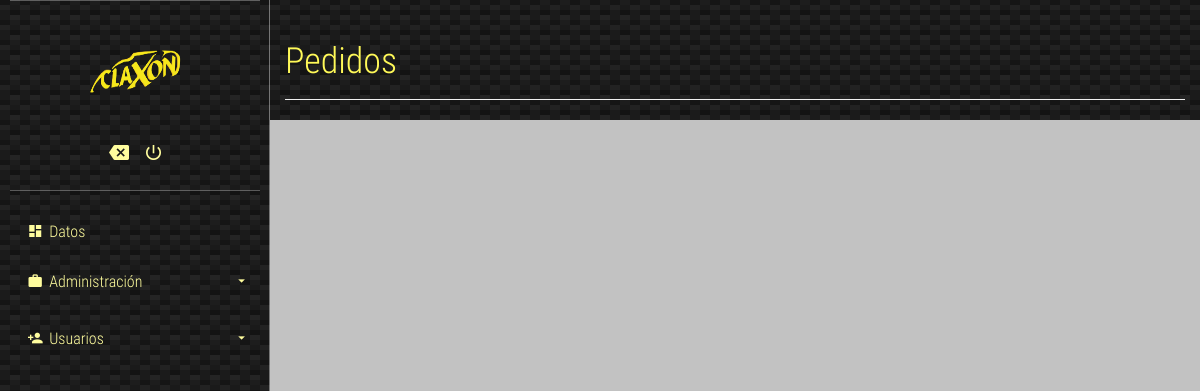
/verPedidos.php, run on an earlier commit of the app's database.
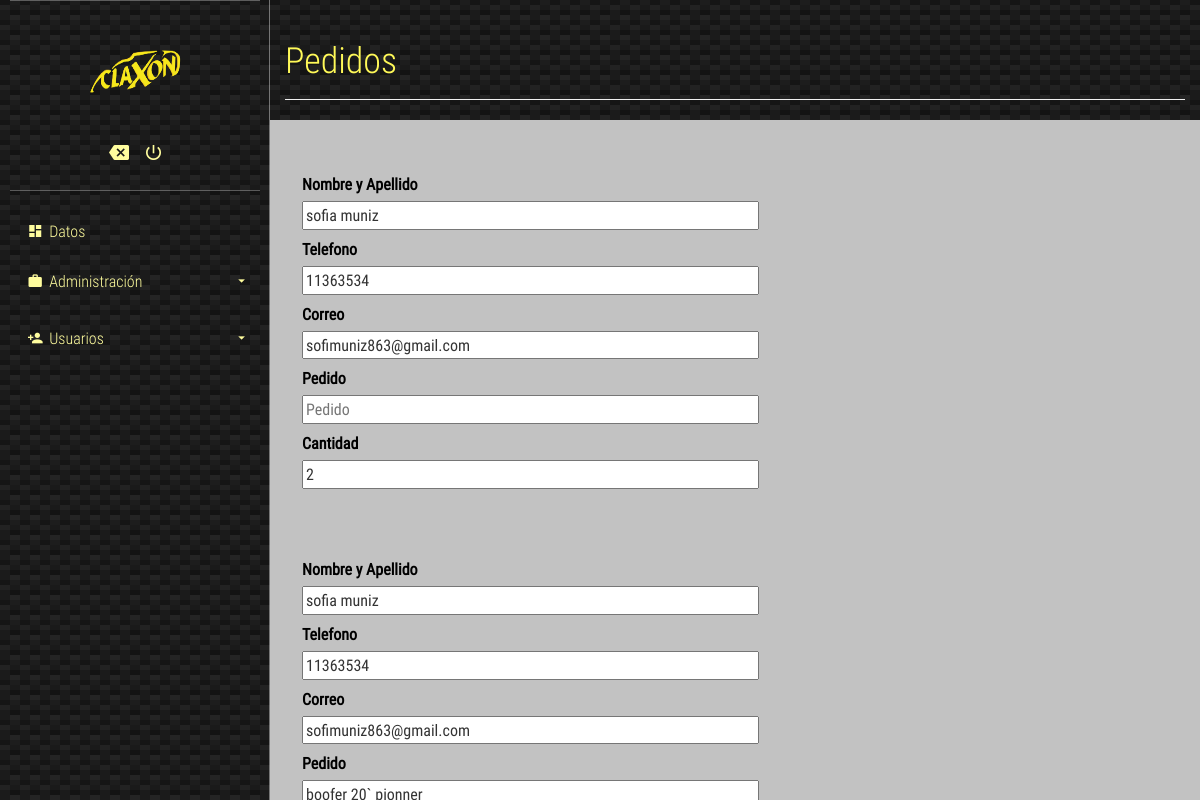
And on a later commit of the database.
### tables this page shows
CREATE TABLE `pedidos` (
  `id` int(11) NOT NULL,
  `nombre` varchar(200) NOT NULL,
  `telefono` varchar(15) NOT NULL,
  `correo` varchar(200) NOT NULL,
  `cantidad` int(255) NOT NULL,
  `pedido` varchar(120) NOT NULL
);

### verPedidos.php (the view, shortened to what this page needs)
<head>
	<link rel="stylesheet" href="./css/main.css">
</head>
<body>
	<section class="full-box cover dashboard-sideBar">
		<div class="full-box dashboard-sideBar-ct">
			<div class="full-box dashboard-sideBar-UserInfo">
				<figure class="full-box">
				<img src="claxon2.png" alt="UserIcon">
				</figure>
				<ul class="full-box list-unstyled text-center">
					<li>
						<a href="index.php">
							<i class="zmdi zmdi-tag-close"></i>
						</a>
					</li>
					<li>
						<a href="logout.php" class="btn-exit-system">
							<i class="zmdi zmdi-power"></i>
						</a>
					</li>
				</ul>
			</div>
			<ul class="list-unstyled full-box dashboard-sideBar-Menu">
				<li>
					<a href="home.php">
						<i class="zmdi zmdi-view-dashboard zmdi-hc-fw"></i> Datos
					</a>
				</li>
				<li>
					<a class="btn-sideBar-SubMenu">
						<i class="zmdi zmdi-case zmdi-hc-fw"></i> Administración <i class="zmdi zmdi-caret-down pull-right"></i>
					</a>
					<ul class="list-unstyled full-box">
					</ul>
				</li>
				<li>
					<a class="btn-sideBar-SubMenu">
						<i class="zmdi zmdi-account-add zmdi-hc-fw"></i> Usuarios <i class="zmdi zmdi-caret-down pull-right"></i>
					</a>
					<ul class="list-unstyled full-box">
					</ul>
				</li>
			</ul>
		</div>
	</section>
	<section class="full-box dashboard-contentPage">
		<div class="container-fluid">
			<div class="page-header">
			  <h1 class="text-titles">Pedidos</h1>
			</div>
		</div>
		<?php
	include("conexion.php");
	$query = "SELECT nombre, telefono, correo, pedido, cantidad FROM pedidos";
        $resultado = $conexion->query($query);
        while ($row = $resultado -> fetch_assoc()) {
            ?>
            <form class="articulo" class="post" method="post">
				<br><br/>
				<div class="row">
					<label for="nombres" class="labelRow"><b>Nombre y Apellido</b></label>
					<input class="controls" type="text" name="nombres" id="nombres" placeholder="Nombre y Apellido" value= "<?php echo $row['nombre'] ?>">
				</div>
				<div class="row">
					<label for="Telefono" class="labelRow"><b>Telefono</b></label>
        			<input class="controls" type="phone" name="telefono" id="telefono" placeholder="Telefono" value= "<?php echo $row['telefono'] ?>">
				</div>
				<div class="row">
					<label for="correo" class="labelRow"><b>Correo</b></label>
        			<input class="controls" type="email" name="correo" id="correo" placeholder="Correo" value= "<?php echo $row['correo'] ?>">
				</div>
				<div class="row">
					<label for="consulta" class="labelRow"><b>Pedido</b></label>
        			<input class="controls" type="text" name="pedido" id="pedido" placeholder="Pedido" value= "<?php echo $row['pedido'] ?>">
				</div>
				<div class="row">
					<label for="fecha_solicitud" class="labelRow"><b>Cantidad</b></label>
					<input class="controls" type="datetime" name="cantidad" id="cantidad" placeholder="Cantidad" value= "<?php echo $row['cantidad'] ?>">
		        </div>
            </form>
            <?php
         }
         ?>
	</section>
</body>
</html>

### css/main.css (style rules this page uses)
body, html { background-color: rgb(194, 194, 194); width: 100%; height: 100%; margin: 0; padding: 0; position: relative; font-size: 16px; font-family: 'RobotoCondensed'; overflow: hidden; }
.full-box { margin: 0; padding: 0; width: 100%; box-sizing: border-box; }
.cover { background: 50% 50% no-repeat; background-size: cover; }
.text-titles { color: #fff958; font-family: 'RobotoCondensedLight' }
.dashboard-sideBar, .dashboard-contentPage { position: absolute; top: 0; height: 100%; transition: all .3s ease-in-out; }
.dashboard-sideBar, .dashboard-sideBar-ct { width: 270px; }
.dashboard-sideBar { left: 0; z-index: 2; background: linear-gradient(27deg, #151515 5px, transparent 5px) 0 5px, linear-gradient(207deg, #151515 5px, transparent 5px) 10px 0px, linear-gradient(27deg, #222 5px, transparent 5px) 0px 10px, linear-gradient(207deg, #222 5px, transparent 5px) 10px 5px, linear-gradient(90deg, #1b1b1b 10px, transparent 10px), linear-gradient(#1d1d1d 25%, #1a1a1a 25%, #1a1a1a 50%, transparent 50%, transparent 75%, #242424 75%, #242424); background-color: #131313; background-size: 20px 20px; border-right: 1px solid rgba(255, 255, 255, .4); overflow: hidden; }
.dashboard-sideBar-ct { position: relative; height: 100%; padding: 0 10px; padding-bottom: 30px; }
.dashboard-sideBar-UserInfo { border-top: 1px solid rgba(255, 255, 255, .3); border-bottom: 1px solid rgba(255, 255, 255, .3); color: #fff; font-size: 14px; padding: 20px 0; }
.dashboard-sideBar-UserInfo figure img { width: 100px; height: 100px; border-radius: 100%; display: block; margin: 0 auto; }
.dashboard-sideBar-UserInfo ul { margin-top: 15px; }
.dashboard-sideBar-UserInfo ul > li, .dashboard-sideBar-UserInfo ul > li > a { display: inline-block; color: rgb(255, 253, 158); }
.dashboard-sideBar-UserInfo ul > li > a { outline: none; font-size: 20px; padding: 7px; transition: all .3s ease-in-out; }
.dashboard-sideBar-Menu { padding-top: 15px; }
.dashboard-sideBar-Menu > li, .dashboard-sideBar-Menu > li > a, .dashboard-sideBar-Menu > li > ul > li, .dashboard-sideBar-Menu > li > ul > li > a { line-height: 50px; font-family: "RobotoCondensedLight"; display: block; color: rgb(255, 253, 158); text-decoration: none; border-radius: 4px; transition: all .3s ease-in-out; position: relative; }
.dashboard-sideBar-Menu > li > a > i.zmdi-caret-down { line-height: 50px; transition: all .3s ease-in-out; }
.dashboard-sideBar-Menu > li > a { padding: 0 15px; box-sizing: border-box; height: 50px; outline: none; }
.dashboard-sideBar-Menu > li > ul { position: relative; padding-top: 7px; height: 0; overflow: hidden; }
.dashboard-contentPage { right: 0; z-index: 1; padding-left: 270px; }

### verPedidos.php (style rules this page uses)
.labelRow { color: black; display: block; }
input { width: 50%; }
.row { margin-left: 2rem; margin-top: 0.5rem; }

What changed in the data, as far as the page shows it:
added pedidos: nombres "sofia muniz", telefono "11363534", correo "sofimuniz863@gmail.com", cantidad "2"
added pedidos: nombres "sofia muniz", telefono "11363534", correo "sofimuniz863@gmail.com", pedido "boofer 20` pionner"
